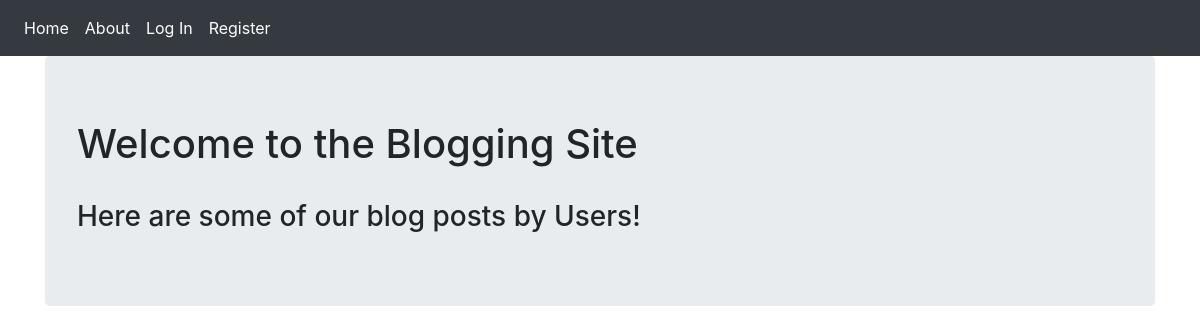
Before: / with the older database file.
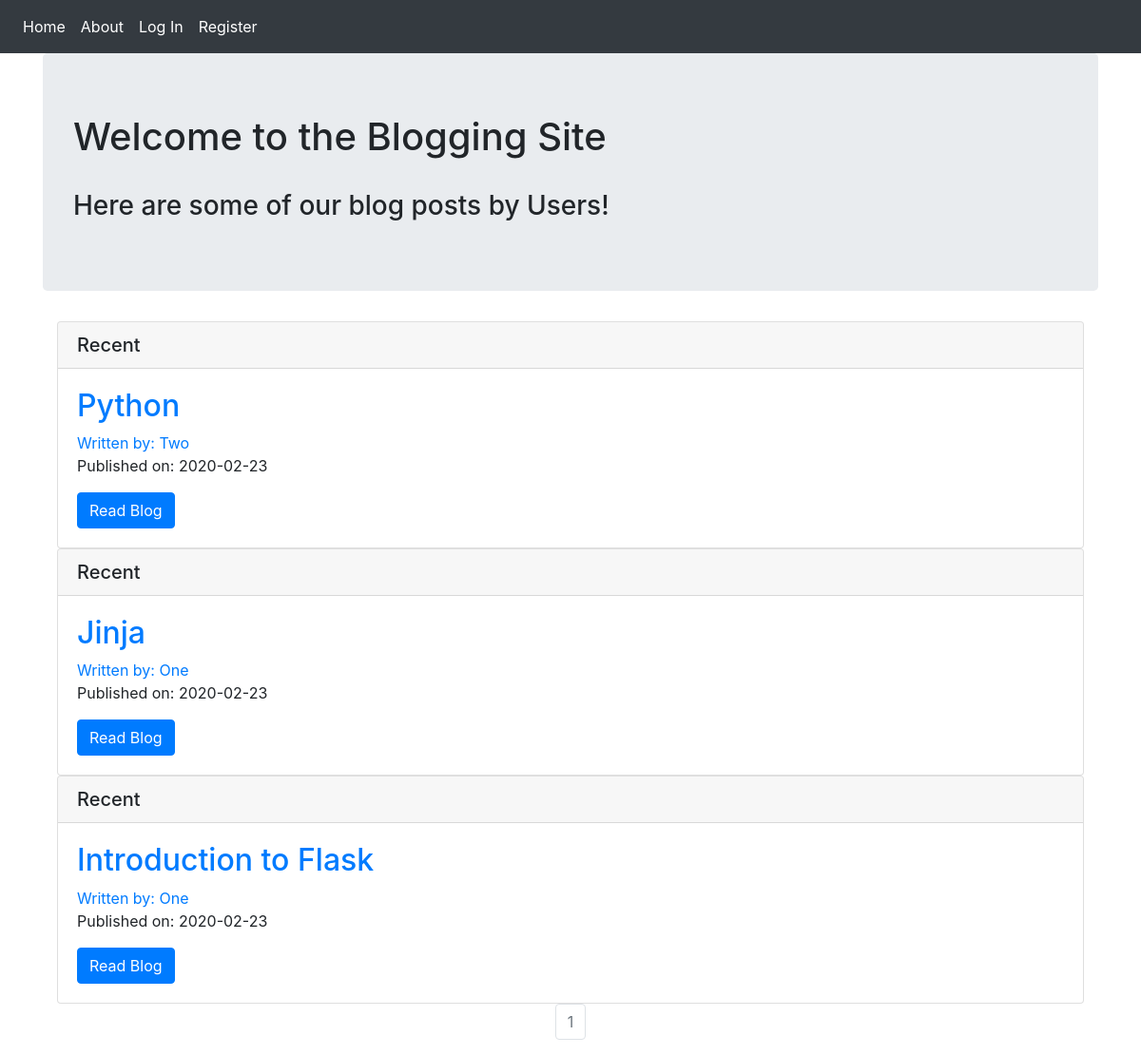
After: the same page with the newer database file.
### myproject/modules.py (models this page shows, shortened)
class BlogPost(db.Model):
    users = db.relationship(User)
    id = db.Column(db.Integer,primary_key=True)
    user_id = db.Column(db.Integer,db.ForeignKey('users.id'),nullable=False)
    date = db.Column(db.DateTime,nullable=False,default=datetime.utcnow)
    title = db.Column(db.String(140),nullable=False)
    text = db.Column(db.Text,nullable=False)

class User(db.Model,UserMixin):
    __tablename__ = 'users'
    id = db.Column(db.Integer,primary_key=True)
    profile_image = db.Column(db.String(64),nullable=False,default='default_profile.jpg')
    email = db.Column(db.String(64),unique=True,index=True)
    username = db.Column(db.String(64),unique=True,index=True)
    password_hash = db.Column(db.String(128))
    posts = db.relationship('BlogPost',backref='author',lazy=True)

### myproject/core/views.py (the view)
@core.route('/')
def index():
    page = request.args.get('page',1,type=int)
    blog_posts = BlogPost.query.order_by(BlogPost.date.desc()).paginate(page=page,per_page=5)
    return render_template('index.html',blog_posts= blog_posts)

### myproject/templates/index.html
{% extends 'base.html' %}
{% block content %}
<div class="jumbotron">
  <h1>Welcome to the Blogging Site</h1><br>
  <h3>Here are some of our blog posts by Users!</h3>
</div>
<div class="container">
  {% for post in blog_posts.items %}
    <div class="card">
      <h5 class="card-header">Recent</h5>
      <div class="card-body">
        <h2><a class="card-title" href="  {{ url_for('blog_posts.blog_post', blog_post_id=post.id) }}">{{ post.title }}</a></h2>
        <a href="{{url_for('users.user_posts',username =post.author.username )}}">Written by: {{post.author.username}}</a>
        <p>Published on: {{post.date.strftime('%Y-%m-%d')}}</p>
        <a href="{{url_for('blog_posts.blog_post',blog_post_id=post.id)}}" class="btn btn-primary">Read Blog</a>
      </div>
    </div>
    {% endfor %}
</div>
<nav aria-label= 'Page Navigation example'>
  <ul class="pagination justify-content-center">
    {% for page_num in blog_posts.iter_pages(left_edge = 1, right_edge=1, left_current=1, right_current=2)%}
      {% if blog_posts.page == page_num %}
        <li class="page-item disabled">
          <a class="page-link" href="{{url_for('core.index', page=page_num)}}">{{page_num}}</a>
        </li>
      {% else %}
      <li class="page-item ">
        <a class="page-link" href="{{url_for('core.index', page=page_num)}}">{{page_num}}</a>
      </li>
      {% endif %}
    {% endfor %}
  </ul>
</nav>
{% endblock %}

### myproject/templates/base.html (shortened to what this page needs)
<!DOCTYPE html>
<html lang="en" dir="ltr">
  <head>
    <link rel="stylesheet" href="https://maxcdn.bootstrapcdn.com/bootstrap/4.0.0/css/bootstrap.min.css">
  </head>
  <body>
    <nav class="navbar navbar-expand-lg navbar-dark bg-dark">
        <div class="collapse navbar-collapse" id="navbarTogglerDemo01">
      <ul class="navbar-nav mr-auto ">
        <li class="nav-item active">
          <a class="nav-link" href="{{url_for('core.index')}}">Home</a>
        </li>
        <li class="nav-item active">
          <a class="nav-link" href="{{url_for('core.info')}}">About</a>
        </li>
        {% if current_user.is_authenticated %}
        <li class="nav-item active">
          <a class="nav-link" href="{{url_for('users.account')}}">Account</a>
        </li>
        <li class="nav-item active">
          <a class="nav-link" href="{{url_for('blog_posts.create_post')}}">Create Post</a>
        </li>
        <li class="nav-item active">
          <a class="nav-link" href="{{url_for('users.logout')}}">Log Out</a>
        </li>
        {% else %}
        <li class="nav-item active">
          <a class="nav-link" href="{{url_for('users.login')}}">Log In</a>
        </li>
        <li class="nav-item active">
          <a class="nav-link" href="{{url_for('users.register')}}">Register</a>
        </li>
        {% endif %}
      </ul>
    </nav>
  <div class="container">
    {% block content %}
    {% endblock %}
  </div>
  </body>
</html>

Changed rows visible on the page:
added BlogPost: title "Python", author.username "Two", date "2020-02-23"
added BlogPost: title "Jinja", author.username "One", date "2020-02-23"
added BlogPost: title "Introduction to Flask", author.username "One", date "2020-02-23"
Other visible differences:
new list line: "1"
